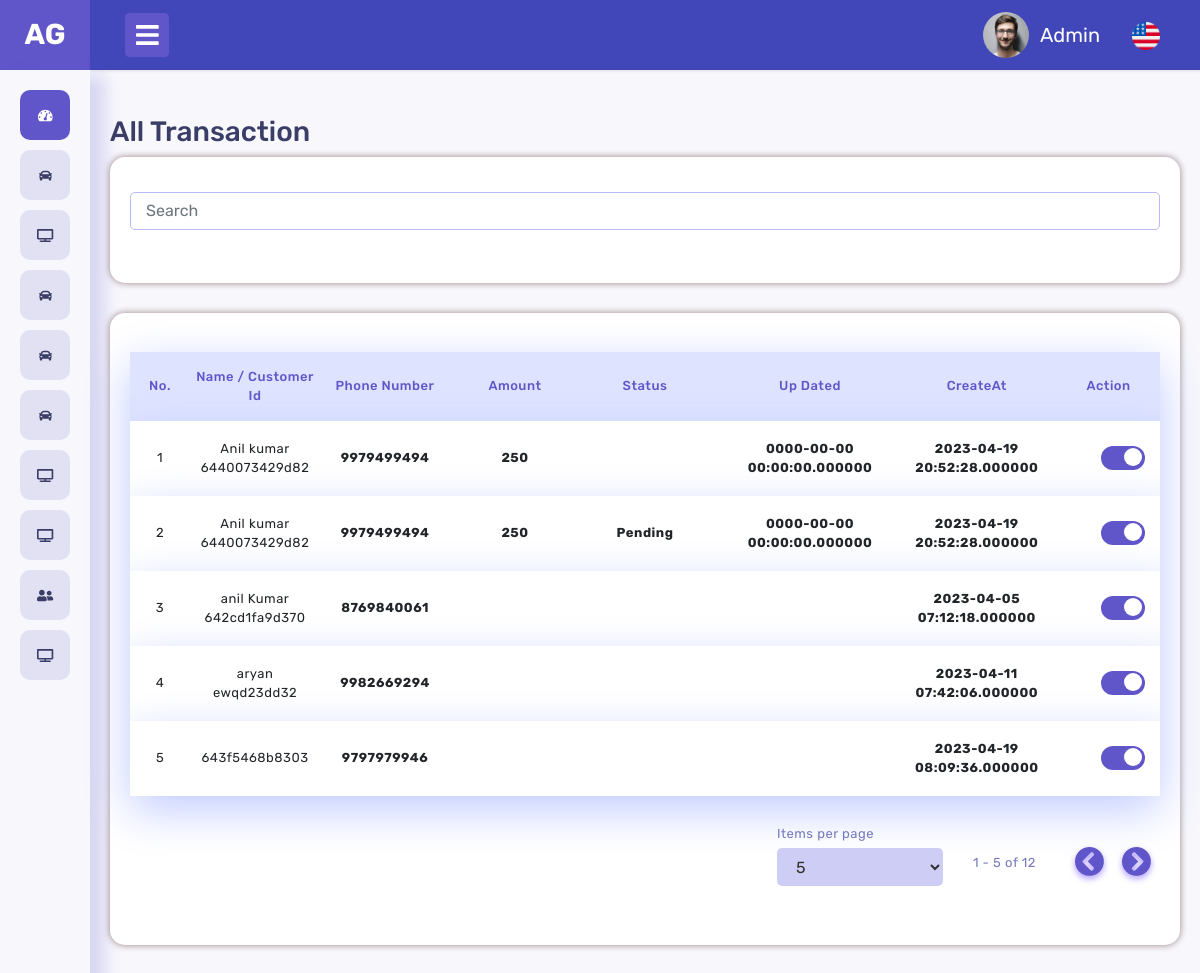
Screenshot of /admin/withdrawal/index.php with the database file from the repository.
### tables this page shows
CREATE TABLE `tbl_withdrawal` (
  `withdrawalId` int(11) NOT NULL,
  `userId` int(20) NOT NULL,
  `amount` int(10) NOT NULL,
  `status` varchar(30) NOT NULL,
  `updated` datetime(6) NOT NULL,
  `createAt` datetime(6) NOT NULL
);

CREATE TABLE `tbl_user` (
  `userId` int(11) NOT NULL,
  `clientId` varchar(100) NOT NULL,
  `name` varchar(20) NOT NULL,
  `phoneNumber` varchar(20) NOT NULL,
  `wallet` int(10) NOT NULL,
  `mycouponcode` varchar(300) NOT NULL,
  `refcouponcode` varchar(300) NOT NULL,
  `isActive` varchar(11) NOT NULL,
  `createAt` datetime(6) NOT NULL
);

### admin/withdrawal/index.php (the view, shortened to what this page needs)
<?php include '../pages/header.php'; ?>
<?php
    $resultdata = $con->query("select tbl_withdrawal.*, tbl_user.* from `tbl_user` left join tbl_withdrawal on tbl_withdrawal.userId = tbl_user.userId  ");
    $results = array();
    while($row = mysqli_fetch_array($resultdata)) {
        $results[] = $row;
    }
?>
<h3>All Transaction</h3>
           <div class="row">
                        <div class="col-sm-12 col-xl-12 col-lg-12">
                            <div class="card user-view">
                               <div>
                                           <form action="/action_page.php" class="cust-searchbar">
                        				  <div class="input-group">
                        				 <input type="text" class="form-control" placeholder="Search" name="search">
                        			     <div class="input-group-btn">
                        			 <button class="btn btn-default" type="submit"><i class="glyphicon glyphicon-search"></i></button>
                        			  </div>
                        			 </div>
                        			</form>
                            </div>
                            </div>
                            <div class="card user-view">
                                <div class="users-table mt-4 mb-4">
              <div class="table-responsive">
                <table  class="table hover data-table-export nowrap" id= "table-id">
                  <thead>
                    <tr>
                       <th class="align-middle" scope="col">Name / Customer Id</th>
                        <th class="align-middle" scope="col">Phone Number</th>
                        <th class="align-middle" scope="col">Amount</th>
                        <th class="align-middle" scope="col">Status</th>
                        <th class="align-middle" scope="col">Up Dated</th>
                        <th class="align-middle" scope="col">CreateAt</th>
                         <th class="align-middle" scope="col" style="text-align: center;">Action</th>
                          </tr>
                           </thead>
                            <tbody>
                            <?php foreach($results as $value){ ?>
                             <tr>
								<td class="align-middle"><?php echo $value['name']?> <?php echo $value['clientId']?></td>
                                 <td class="align-middle"><strong><?php echo $value['phoneNumber']?></strong></td>
                                 <td class="align-middle"><strong><?php echo $value['amount']?></strong></td>
                                 <td class="align-middle"><strong><?php echo $value['status']?></strong></td>
                                 <td class="align-middle"><strong><?php echo $value['updated']?></strong></td>
                                <td class="align-middle"><strong><?php echo $value['createAt']?></strong></td>
								<td class="align-middle align-right">
								   <label class="switch">
												<input type="checkbox" checked><span class="slider round"></span></label> &nbsp;
										</td>
										 </tr>
									 <?php } ?>
								   </tbody>
								  </table>
								 </div>
								<br>
							   <div class="pagination users-table-pagination mt-1">
                    <div class="page-number">
                       <p>Items per page</p>
                      <div class="form-group page-drop-size">
											 		<select class  ="form-control" name="state" id="maxRows">
														 <option value="5">5</option>
														</select>
									  	</div>
                   </div>
	                 <div class="number-of-page"><p>1 - 5  of  12 </p></div>
	                  <div class='pagination-container number-pn' >
				       <nav>
				         <ul class="pagination">
                    <li data-page="prev" >
								      <span> <img src=".././images/prev.png"> <span class="sr-only">(current)</span></span>
								    </li>
                    <li data-page="next" id="prev">
								       <span> <img src=".././images/next.png"> <span class="sr-only">(current)</span></span>
								    </li>
				        </ul>
				      </nav>
			      </div>
            </div>
           </div>
                            </div>
                        </div>
                </div>
<?php include '../pages/footer.php'; ?>

### admin/pages/header.php (shortened to what this page needs)
<!DOCTYPE html>
<html>
    <head>
		<link rel="stylesheet" href="../css/bootstrap.min.css">
		<link rel="stylesheet" href="../css/style.css">
    </head>
	<body>
		<div class="wrapper">
		<nav id="sidebar">
		 <div class="sidebar-header">
			<strong>AG</strong>
		 </div>
		 <ul class="list-unstyled components">
		  <li class="active"><a href=".././pages/index.php"><i class="fas fa-tachometer-alt"></i><span>Dashboard</span></a></li>
		  <li><a href=".././manage_user/index.php"><i class="fas fa-car"></i><span>Manage user</span></a></li>
		  <li><a href=".././transaction/index.php"><i class="fas fa-tv"></i><span>Transaction</span></a></li>
		  <li><a href=".././bid_management/index.php"><i class="fas fa-car"></i><span>Bid Management</span></a></li>
		  <li><a href=".././number_management/index.php"><i class="fas fa-car"></i><span>Number Management</span></a></li>
		  <li><a href=".././game_category/index.php"><i class="fas fa-car"></i><span>Game Category</span></a></li>
          <li><a href=".././withdraw/index.php"><i class="fas fa-tv"></i><span>Withdraw Request</span></a></li>
          <li><a href=".././payment_management/index.php"><i class="fas fa-tv"></i><span>Payment Managementt</span></a></li>
           <li>
		    <a href="#pageSubmenu" data-toggle="collapse" aria-expanded="false" class="dropdown-toggle">
		    <i class="fas fa-user-friends"></i><span>Page Setting</span></a>
		  </li>
            <li><a href=".././app_setting/index.php"><i class="fas fa-tv"></i><span>App Setting </span></a></li>
		 </ul>
		</nav>
		<div id="content">
			<nav class="navbar navbar-expand-lg navbar-light">
				<div class="container-fluid">
					<button type="button" id="sidebarCollapse" class="btn">
						<i class="fas fa-bars"></i>
					</button>
					<div class="admin-panel">
						<ul class="ml-auto">
							<li>
								<a href="#profilemenu" data-toggle="dropdown" aria-expanded="false" class="dropdown-toggle">
								<img src=".././images/Pixabay.png" /></a>
							</li>
							<li>Admin</li>
							<li>
								<a href="#adminbmenu" data-toggle="dropdown" aria-expanded="false" class="dropdown-toggle">
								<img src=".././images/eng.png" /></a>
							</li>
						</ul>
					</div>
				</div>
			</nav>
			<div class="main-content">

### admin/pages/footer.php (shortened to what this page needs)
</div>
</div>
	</body>
</html>

### rows the page displays
tbl_withdrawal: userId.name "Anil kumar", userId.clientId "6440073429d82", userId.phoneNumber "9979499494", amount "250", updated "0000-00-00 00:00:00.000000", userId.createAt "2023-04-19 20:52:28.000000"
tbl_withdrawal: userId.name "Anil kumar", userId.clientId "6440073429d82", userId.phoneNumber "9979499494", amount "250", status "Pending", updated "0000-00-00 00:00:00.000000", userId.createAt "2023-04-19 20:52:28.000000"
tbl_user: name "anil Kumar", clientId "642cd1fa9d370", phoneNumber "8769840061", createAt "2023-04-05 07:12:18.000000"
tbl_user: name "aryan", clientId "ewqd23dd32", phoneNumber "9982669294", createAt "2023-04-11 07:42:06.000000"
tbl_user: clientId "643f5468b8303", phoneNumber "9797979946", createAt "2023-04-19 08:09:36.000000"
